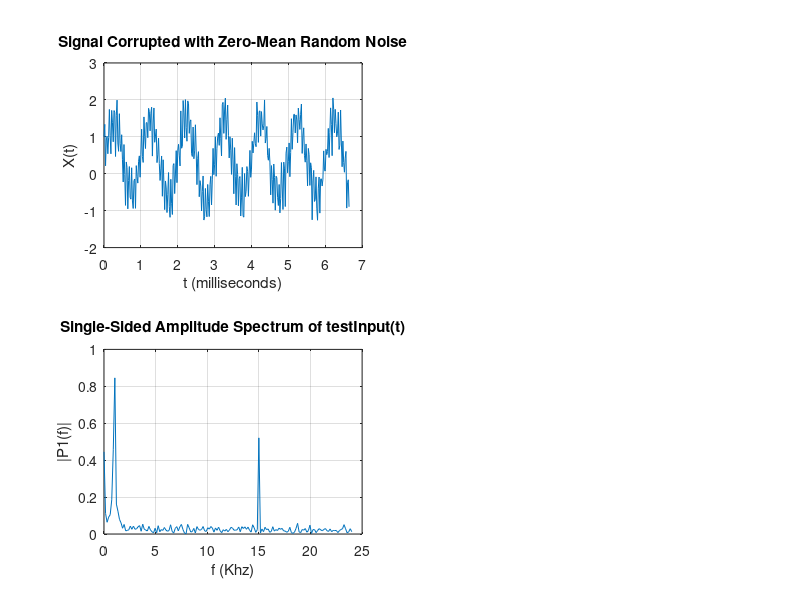

The MATLAB source for this figure: (Note: this script raises an error after producing the figure.)
clf, clc, clear all

Fs=48000; Ts = 1/Fs; L =320; t = (0:L-1)*Ts; f = (Fs/L)*(0:0.5*L);
Fc = 4000;  orden = 28;

testInput = sin(2*pi*1000*t)+0.5*sin(2*pi*15000*t) + 0.8*rand(size(t));

testInput(1)=1;
figure(1)
subplot(221)
plot(1000*t,testInput)
title('Signal Corrupted with Zero-Mean Random Noise')
xlabel('t (milliseconds)')
ylabel('X(t)')
grid on

Y = fft(testInput);
P2 = abs(Y/L);
P1 = P2(1:L/2+1);
P1(2:end-1) = 2*P1(2:end-1);

figure(1)
subplot(223)
plot(f*0.001,P1)
title('Single-Sided Amplitude Spectrum of testInput(t)')
xlabel('f (Khz)')
ylabel('|P1(f)|')
grid on

[firCoeffsb, firCoeffsa] = fir1(orden, 2*Fc/Fs);
%[firCoeffs, firTime] = impz(firCoeffsb, firCoeffsa);
[h,w] = freqz(firCoeffsb,firCoeffsa,length(f));

% figure(2)
% subplot(121)
% plot(1000*Ts*firTime, firCoeffs), %xlim(1000*Ts*[firTime(1) firTime(end)])
% title('Respuesta Impulsiva del filtro (t)')
% xlabel('t (milliseconds)')
% grid on
% subplot(122)
% plot(0.001*Fs*w/(2*pi),abs(h),'r'), xlim([0 0.001*Fs/2]), grid on
% title('Single-Sided Amplitude Spectrum of Respuesta Impulsiva(t)')
% xlabel('f (Khz)')
% ylabel('|P1(f)|')

testOutput = filter(firCoeffsb,firCoeffsa,testInput);

figure(1)
subplot(222)
plot(1000*t,testOutput)
title('Filtered Signal')
xlabel('t (milliseconds)')
ylabel('X(t)')
grid on

Y = fft(testOutput); 
P2 = abs(Y/L); 
P1 = P2(1:L/2+1); 
P1(2:end-1) = 2*P1(2:end-1);

figure(1),subplot(224)
[ax,h1,h2] = plotyy(f*0.001,P1,f*0.001,abs(h));
title('Single-Sided Amplitude Spectrum of testOutput(t)')
xlabel('f (Khz)')
ylabel('|P1(f)|')
grid on
set(ax(2),'Ylim',[0 1])

external_generation
